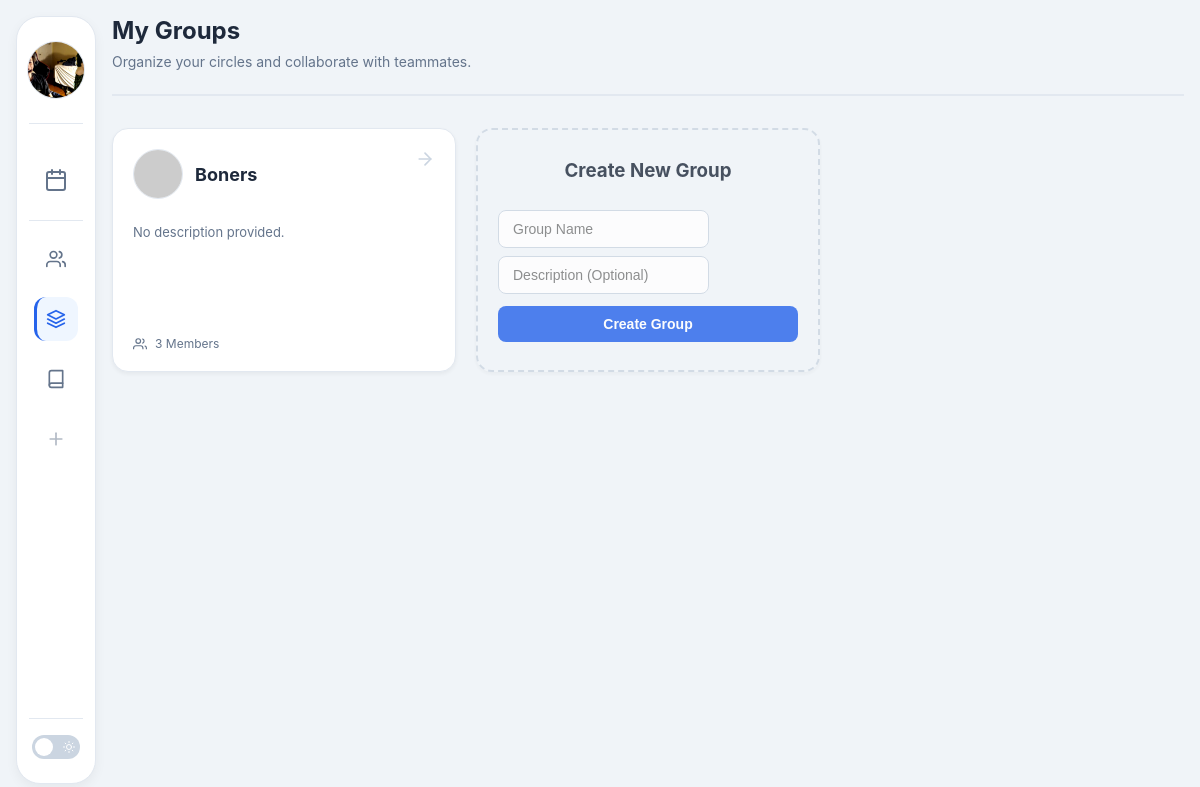
The app's page /groups (signed in) with its own data.
### models.py (models this page shows, shortened)
class User(db.Model, UserMixin):
    __tablename__ = "users"
    id = db.Column(db.Integer, primary_key=True, autoincrement=True)
    first_name = db.Column(db.String(25), nullable=False)
    last_name = db.Column(db.String(50), nullable=False)
    username = db.Column(db.String(30), unique=True, nullable=False)
    profile_image = db.Column(db.String(255), nullable=False, default='default.jpg')
    password_hash = db.Column(db.String(255), nullable=False)
    saved_sections = db.relationship(
        "UserCourse", back_populates="user", cascade="all, delete-orphan"
    )

class Group(db.Model):
    __tablename__ = "groups"
    id = db.Column(db.Integer, primary_key=True)
    name = db.Column(db.String(100), nullable=False)
    description = db.Column(db.String(255), nullable=True)
    profile_image = db.Column(db.String(255), nullable=False, default='default_group.jpg')
    created_by = db.Column(db.Integer, db.ForeignKey("users.id"), nullable=False)
    created_at = db.Column(db.DateTime, default=datetime.utcnow)
    members = db.relationship("GroupMember", back_populates="group", cascade="all, delete-orphan")

### app.py (the view, shortened to what this page needs)
@app.route('/groups', methods=['GET', 'POST'])
@login_required
def groups():
    memberships = models.GroupMember.query.filter_by(user_id=current_user.id, status='accepted').order_by(models.GroupMember.display_order).all()
    my_groups = [m.group for m in memberships]
    pending_invites = models.GroupMember.query.filter_by(user_id=current_user.id, status='pending').all()
    return render_template("groups.html", groups=my_groups, pending_invites=pending_invites, active_page='groups')

### app.py (called while the page is built)
@login_manager.user_loader
def load_user(user_id):
    return models.User.query.get(int(user_id))

### templates/groups.html (shortened to what this page needs)
{% extends "base.html" %}
{% block content %}
<div class="page-header">
    <div style="display: flex; justify-content: space-between; align-items: center;">
        <div>
            <h1 class="page-title">My Groups</h1>
            <p class="page-subtitle">Organize your circles and collaborate with teammates.</p>
        </div>
    </div>
</div>
<div class="card-grid">
    {% for group in groups %}
    <a href="{{ url_for('view_group', group_id=group.id) }}" class="card action-card group-card" data-group-id="{{ group.id }}" style="text-decoration: none; color: inherit; transition: transform 0.2s; display: flex; flex-direction: column; position: relative; cursor: grab;">
        <div style="position: absolute; top: 20px; right: 20px; color: #cbd5e1;">
            <svg width="20" height="20" viewBox="0 0 24 24" fill="none" stroke="currentColor" stroke-width="2" stroke-linecap="round" stroke-linejoin="round"><path d="M5 12h14"></path><path d="M12 5l7 7-7 7"></path></svg>
        </div>
        <div style="display: flex; align-items: center; gap: 12px; margin-bottom: 12px;">
            <div class="user-avatar" style="width: 48px; height: 48px;">
                <img src="{{ url_for('static', filename='profile_pics/' + group.profile_image) }}"
                    alt="{{ group.name }}"
                    style="width: 100%; height: 100%; object-fit: cover;"
                    onerror="this.src='https://ui-avatars.com/api/?name={{ group.name }}&background=random'">
            </div>
            <h3 style="margin: 0; font-size: 18px; padding-right: 24px; flex: 1;">{{ group.name }}</h3>
        </div>
        <p style="color: var(--muted); font-size: 13px; margin: 0 0 16px; line-height: 1.4; overflow: hidden; display: -webkit-box; -webkit-line-clamp: 3; -webkit-box-orient: vertical; word-wrap: break-word; overflow-wrap: break-word; flex: 1;">
            {{ group.description or "No description provided." }}
        </p>
        <div style="display: flex; align-items: center; gap: 8px; font-size: 12px; color: var(--muted);">
            <svg width="14" height="14" viewBox="0 0 24 24" fill="none" stroke="currentColor" stroke-width="2"><path d="M17 21v-2a4 4 0 0 0-4-4H5a4 4 0 0 0-4 4v2"></path><circle cx="9" cy="7" r="4"></circle><path d="M23 21v-2a4 4 0 0 0-3-3.87"></path><path d="M16 3.13a4 4 0 0 1 0 7.75"></path></svg>
            {{ group.members|length }} Members
        </div>
    </a>
    {% endfor %}
    <div class="card create-group-card" style="border: 2px dashed #cbd5e1; background: transparent;">
        <h3 style="margin: 0 0 16px; text-align: center;">Create New Group</h3>
        <form method="post" style="width: 100%;">
            <input type="text" name="name" class="form-input" placeholder="Group Name" required style="margin-bottom: 8px;">
            <input type="text" name="description" class="form-input" placeholder="Description (Optional)" style="margin-bottom: 12px;">
            <button type="submit" class="btn btn-primary" style="width: 100%; justify-content: center;">Create Group</button>
        </form>
    </div>
</div>
{% endblock %}

### templates/base.html (shortened to what this page needs)
<!DOCTYPE html>
<html lang="en">
<head>
    <link rel="stylesheet" href="{{ url_for('static', filename='css/shared.css') }}">
</head>
<body>
<div class="layout-wrapper">
    {% if current_user.is_authenticated %}
    <aside class="sidebar">
        <div class="sidebar-header">
            <a href="{{ url_for('me') }}" class="user-profile-link" aria-label="My Profile">
                <div class="user-avatar">
                   <img src="{{ url_for('static', filename='profile_pics/' + current_user.profile_image) }}"
                        alt="Profile"
                        onerror="this.src='https://ui-avatars.com/api/?name={{ current_user.first_name }}+{{ current_user.last_name }}&background=random'">
                </div>
            </a>
        </div>
        <nav class="sidebar-nav">
            <a href="{{ url_for('index') }}" class="nav-item calendar-primary {% if active_page == 'calendar' %}active{% endif %}">
                <span class="icon">
                </span>
            </a>
            <div class="calendar-divider"></div>
            <a href="{{ url_for('friends') }}" class="nav-item {% if active_page == 'friends' %}active{% endif %}">
                <span class="icon">
                </span>
            </a>
            <a href="{{ url_for('groups') }}" class="nav-item {% if active_page == 'groups' %}active{% endif %}">
                <span class="icon">
                     <svg width="20" height="20" viewBox="0 0 24 24" fill="none" stroke="currentColor" stroke-width="2" stroke-linecap="round" stroke-linejoin="round"><polygon points="12 2 2 7 12 12 22 7 12 2"></polygon><polyline points="2 17 12 22 22 17"></polyline><polyline points="2 12 12 17 22 12"></polyline></svg>
                </span>
            </a>
            <a href="{{ url_for('classes') }}" class="nav-item {% if active_page == 'classes' %}active{% endif %}">
                <span class="icon">
                    <svg width="20" height="20" viewBox="0 0 24 24" fill="none" stroke="currentColor" stroke-width="2" stroke-linecap="round" stroke-linejoin="round"><path d="M4 19.5A2.5 2.5 0 0 1 6.5 17H20"></path><path d="M6.5 2H20v20H6.5A2.5 2.5 0 0 1 4 19.5v-15A2.5 2.5 0 0 1 6.5 2z"></path></svg>
                </span>
            </a>
            <div class="nav-item placeholder" title="Coming soon">
                <span class="icon">
                    <svg width="20" height="20" viewBox="0 0 24 24" fill="none" stroke="currentColor" stroke-width="2" stroke-linecap="round" stroke-linejoin="round"><line x1="12" y1="5" x2="12" y2="19"></line><line x1="5" y1="12" x2="19" y2="12"></line></svg>
                </span>
            </div>
        </nav>
        <div class="sidebar-dark-mode-toggle">
            <label class="theme-switch">
                <span class="slider">
                    <span class="icon sun-icon">
                    </span>
                </span>
            </label>
        </div>
    </aside>
    {% endif %}
    <main class="main-content {% block main_class %}{% endblock %}">
        {% block content %}{% endblock %}
    </main>
</div>
</body>
</html>

### records on screen
User: profile_image (picture)
Group: name "Boners", description "No description provided.", members|length "3"
